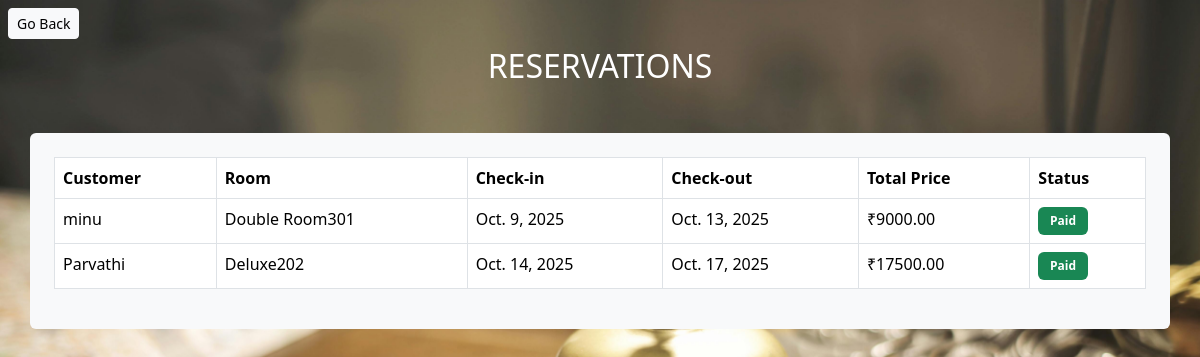
Before: /view_reservations/ (signed in) with the older database file.
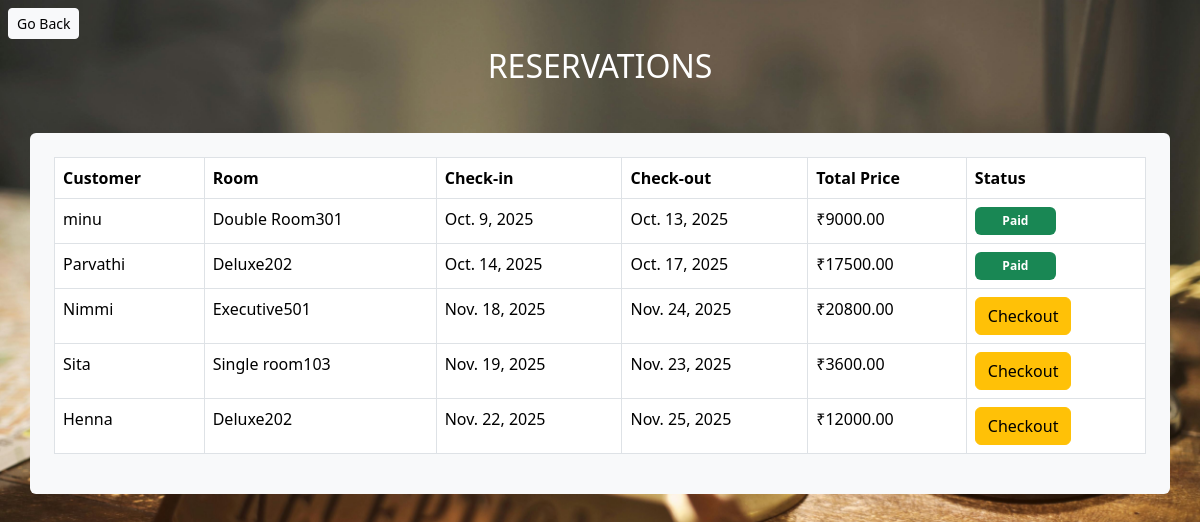
After: the same page with the newer database file.
### hotelapp/models.py (models this page shows, shortened)
class Reservation(models.Model):
    room = models.ForeignKey(Room, on_delete=models.CASCADE, related_name='reservations')
    start_date = models.DateField()
    end_date = models.DateField()
    customer_name = models.CharField(max_length=200)
    total_price = models.DecimalField(max_digits=12, decimal_places=2, blank=True, null=True)
    status = models.BooleanField(default=False)

class Room(models.Model):
    room_number = models.CharField(max_length=10, unique=True)
    category = models.ForeignKey(RoomCategory, on_delete=models.CASCADE, related_name='rooms')
    is_available = models.BooleanField(default=True)
    image = models.ImageField(upload_to='room_images',null=True,blank=True)

class RoomCategory(models.Model):
    name = models.CharField(max_length=100, unique=True)
    base_price = models.DecimalField(max_digits=8, decimal_places=2)

### hotelapp/views.py (the view)
# urls.py: path('view_reservations/',views.view_reservations,name='view_reservations'),
@login_required
def view_reservations(request):
    reservations = Reservation.objects.all().order_by('start_date')
    return render(request,'view_reservations.html',{'reservations':reservations})

### templates/view_reservations.html
{% extends "admin_base.html" %}
{% block content %}
<a href="{% url 'admin_home' %}" class="btn btn-sm btn-light m-2">Go Back</a>
<h2 class=" text-white text-center">RESERVATIONS</h2>
<div class="container mt-5 bg-light p-4 rounded">
    <table class="table table-bordered">
        <tr>
            <th>Customer</th>
            <th>Room</th>
            <th>Check-in</th>
            <th>Check-out</th>
            <th>Total Price</th>
            <th>Status</th>
        </tr>
        {% for res in reservations %}
        <tr>
            <td>{{ res.customer_name }}</td>
            <td>{{ res.room.category.name }}{{ res.room.room_number }}</td>
            <td>{{ res.start_date }}</td>
            <td>{{ res.end_date }}</td>
            <td>₹{{ res.total_price }}</td>
            {% if res.status %}
                <td>
                    <span class="badge badge-pill badge-success text-white bg-success h-50 p-2 w-50">Paid</span>
                </td>
            {% else %}
                <td>
                    <a href="{% url 'checkout_reservation' res.id %}" class="btn btn-warning">Checkout</a>
                </td>
            {% endif %}
        </tr>
        {% endfor %}
    </table>
</div>
{% endblock %}

Changed rows visible on the page:
added Reservation: customer_name "Nimmi", room.category.name "Executive", room.room_number "501", start_date "Nov. 18, 2025", end_date "Nov. 24, 2025", total_price "20800.00", status "Checkout"
added Reservation: customer_name "Sita", room.category.name "Single room", room.room_number "103", start_date "Nov. 19, 2025", end_date "Nov. 23, 2025", total_price "3600.00", status "Checkout"
added Reservation: customer_name "Henna", room.category.name "Deluxe", room.room_number "202", start_date "Nov. 22, 2025", end_date "Nov. 25, 2025", total_price "12000.00", status "Checkout"
